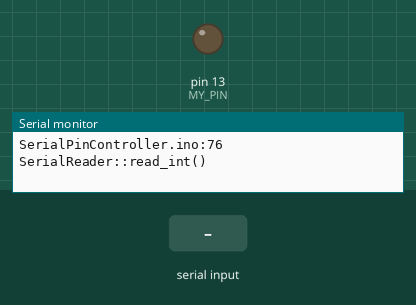
The sketch below on a simulated Arduino Uno, built with avr-gcc and run on an emulated ATmega328P. Shown: output pins drawn as LEDs (lit = HIGH), the last lines printed to the serial monitor. The test bench sets the inputs (shaded band).

Above: at 1.2 s.
1.3 s: "1\n" received over Serial
At 1.9 s:
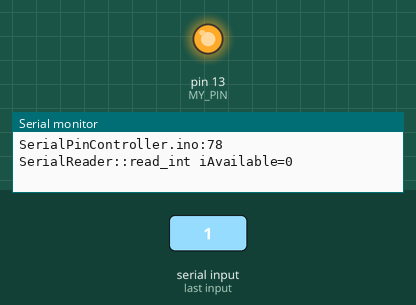
2.9 s: "90,45\n" received over Serial
At 3.9 s:
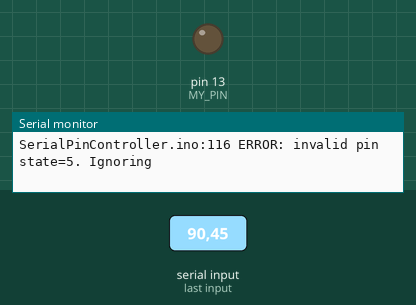
Timing chart, 0 to 5.9 s (numbered marks = the images above; inputs shaded):
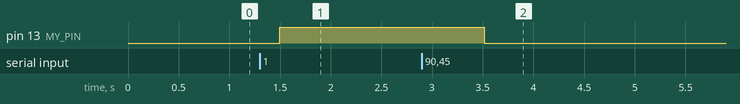

The sketch:

SerialPinController.ino
```cpp
// (licence header left out)
// Comment out the below line to stop debugging transmit across the serial port
#define DEBUG 1

// implement a real vararg printf for debugging across tge ardbino serial port. Its dumb they never provided one.
#define printf(...) myserialprintf(__VA_ARGS__)

#ifdef DEBUG
 #define myserialprintf(myformat, ...) _myserialprintf(PSTR(myformat), ##__VA_ARGS__)

  extern "C" {
   int serial_put_c(char c, FILE *fp)
   {
       if(c == '\n')
         Serial.write('\r');

     Serial.write(c);
   }
  }


  void _myserialprintf(const char *myformat, ...)
  {
#ifdef DEBUG
  FILE stdif;
  va_list ap;

   fdev_setup_stream(&stdif, serial_put_c, NULL, _FDEV_SETUP_WRITE);

   va_start(ap, myformat);
   vfprintf_P(&stdif, myformat, ap);
   va_end(ap);
#endif
  }

#else
  // Do notning since debug wasnt defined
  #define myserialprintf(fmt, ...)
#endif

#define MY_PIN 13
#define MY_WAIT_TIME 100

class SerialReader {
  public:
    SerialReader() {};

	// Blocks and waits for an int (4 bytes.)
    bool read_int(int &iValue) {
      printf("%s:%d SerialReader::read_int()\n", __FILE__, __LINE__);
      int iAvailable = Serial.available();
      printf("%s:%d SerialReader::read_int iAvailable=%d\n", __FILE__, __LINE__, iAvailable);
      if ( iAvailable > 0 ) {
        char cValue[2];
        Serial.readBytes(cValue, 1);
        cValue[1] = '\0';
        int iRead = Serial.read();
        printf("%s:%d SerialReader::read_int read=%s\n", __FILE__, __LINE__, cValue);
        iValue = atoi(cValue);
        return true;
      } else {
        return false;
      }
    }

  private:
    int m_iPin;
};

class PinToggler {
  public:
    PinToggler(const int &iInPinNumber) : m_iPin(iInPinNumber), m_iCurrentState(-1) {
        pinMode(m_iPin, OUTPUT);
    };

	// Blocks and waits for an int (4 bytes.)
    void setHigh() {
	    digitalWrite(m_iPin, HIGH);  // Turn the pin HIGH
	    m_iCurrentState = 1;
    }

    void setLow() {
	    digitalWrite(m_iPin, LOW);  // Turn the pin LOW
	    m_iCurrentState = 0;
    }

	void setState(int iInState) {
     printf("%s:%d setState() iInState=%d, current=%d\n", __FILE__, __LINE__, iInState, m_iCurrentState);
	   if ( !(iInState == 0 || iInState == 1) ) {
	     printf("%s:%d ERROR: invalid pin state=%d. Ignoring\n", __FILE__, __LINE__, iInState);
		   return;
	   }

	   if ( m_iCurrentState == iInState ) {
	     printf("%s:%d setState same pin state. Ignoring\n", __FILE__, __LINE__);
	     return;
	   }

	   if ( iInState ) {
	     digitalWrite(m_iPin, HIGH);
	   } else {
	     digitalWrite(m_iPin, LOW);
	   }

	   m_iCurrentState = iInState;
	}

  private:
    int m_iPin;
	  int m_iCurrentState;
};

SerialReader* g_pSerialReader;
PinToggler* g_pPinToggler;

void setup() {
#ifdef DEBUG
  Serial.begin(9600);
   Serial.setTimeout(999999999999);
#endif

  printf("%s:%d setup begining\n", __FILE__, __LINE__);
  g_pSerialReader = new SerialReader();
  g_pPinToggler = new PinToggler(MY_PIN);
  printf("%s:%d setup end\n", __FILE__, __LINE__);
}

void loop() {
  int iValue = 0;
  if ( g_pSerialReader->read_int(iValue) ) {
    g_pPinToggler->setState(iValue);
  }
  delay(MY_WAIT_TIME);
}
```

Measured:
- after the input at 1.3 s, pin 13 (MY_PIN): LOW → HIGH after 0.20 s
- after the input at 2.9 s, pin 13 (MY_PIN): HIGH → LOW after 0.61 s
